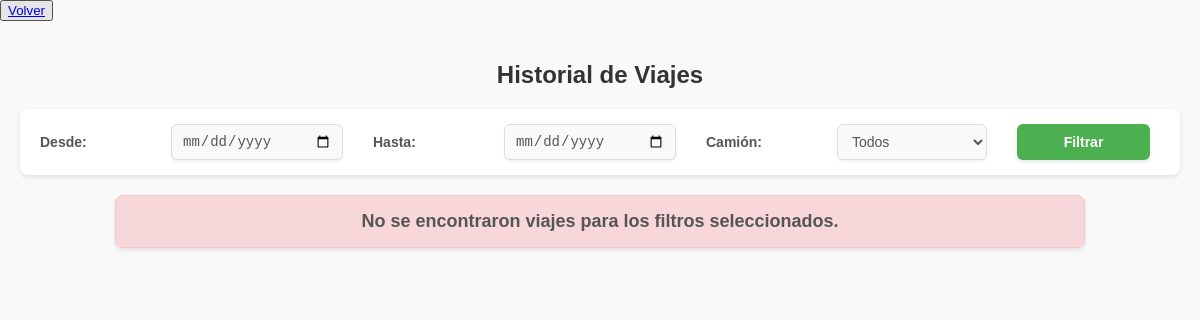
Before: /camiones/historial-viajes/ (signed in) with the older database file.
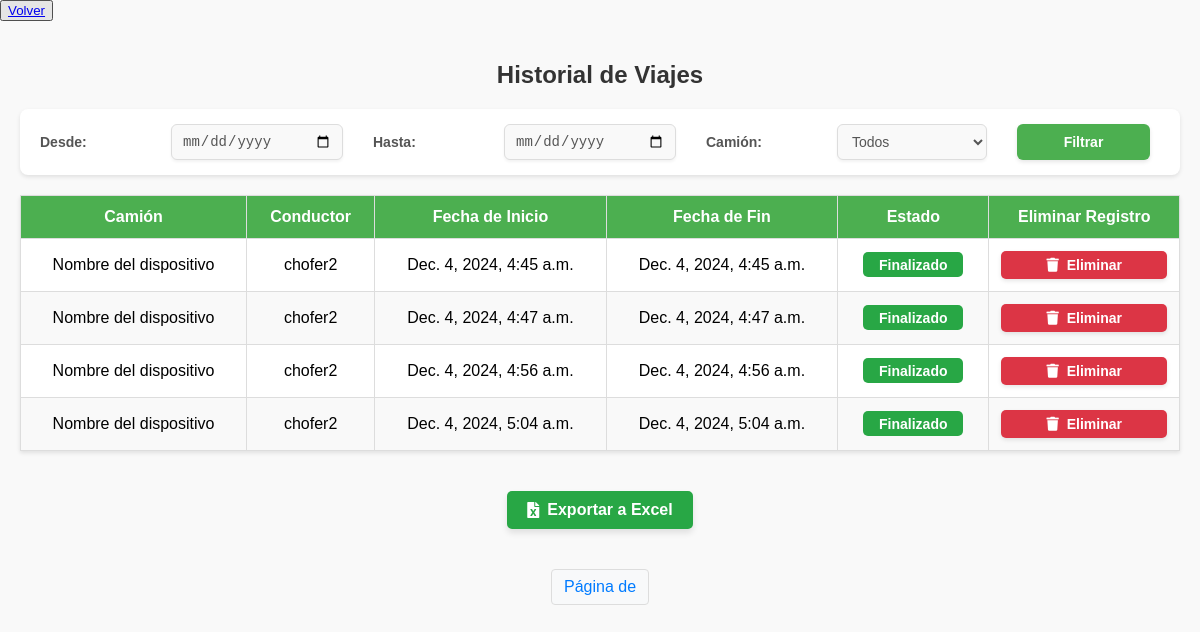
After: the same page with the newer database file.
### camiones/models.py (models this page shows, shortened)
class HistorialViaje(models.Model):
    camion = models.ForeignKey(Camion, on_delete=models.CASCADE, related_name="viajes")
    chofer = models.ForeignKey(User, on_delete=models.CASCADE, related_name="viajes")
    fecha_inicio = models.DateTimeField()
    fecha_fin = models.DateTimeField(null=True, blank=True)
    ruta = models.TextField(null=True, blank=True)  # JSON con la ruta del viaje
    estado = models.CharField(max_length=50, default="En curso")
    latitud_inicial = models.FloatField(null=True, blank=True)
    longitud_inicial = models.FloatField(null=True, blank=True)
    latitud_final = models.FloatField(null=True, blank=True)
    longitud_final = models.FloatField(null=True, blank=True)
    duracion_total = models.DurationField(null=True, blank=True)

class Camion(models.Model):
    nombre = models.CharField(max_length=100)
    patente = models.CharField(max_length=20, null=True, blank=True)
    marca = models.CharField(max_length=100, null=True, blank=True)
    modelo = models.CharField(max_length=100, null=True, blank=True)
    año = models.IntegerField(null=True, blank=True)
    color = models.CharField(max_length=50, null=True, blank=True)
    latitud = models.FloatField(null=True)
    longitud = models.FloatField(null=True)
    ultima_actualizacion = models.DateTimeField(auto_now=True)
    choferes_asignados = models.ManyToManyField(User, through='AsignacionChofer')

### camiones/views.py (the view)
# urls.py: path('historial-viajes/', views.historial_viajes, name='historial_viajes'),
@login_required
def historial_viajes(request):
    historial = HistorialViaje.objects.all()
    if not request.user.is_staff:  # Mostrar solo viajes del chofer
        historial = historial.filter(chofer=request.user)
    fecha_inicio = request.GET.get('fecha_inicio')
    fecha_fin = request.GET.get('fecha_fin')
    camion_id = request.GET.get('camion_id')
    if fecha_inicio:
        historial = historial.filter(fecha_inicio__gte=fecha_inicio)
    if fecha_fin:
        historial = historial.filter(fecha_fin__lte=fecha_fin)
    if camion_id:
        historial = historial.filter(camion_id=camion_id)
    return render(request, 'historial_viajes.html', {'historial': historial})

### camiones/templates/historial_viajes.html (shortened to what this page needs)
{% load static %}
<!DOCTYPE html>
<html lang="es">
<head>
    <link href="https://cdnjs.cloudflare.com/ajax/libs/font-awesome/5.15.4/css/all.min.css" rel="stylesheet">
    <link rel="stylesheet" href="{% static 'css/historial_menu.css' %}">
    <link rel="stylesheet" href="{% static 'css/historial.css' %}">
</head>
<body>
    <button><a href="{% url 'mostrar_mapa' %}">Volver</a></button>
    <div class="container">
        <h2>Historial de Viajes</h2>
        <form method="GET" action="">
            <label for="fecha_inicio">Desde:</label>
            <input type="date" name="fecha_inicio" id="fecha_inicio">
            <label for="fecha_fin">Hasta:</label>
            <input type="date" name="fecha_fin" id="fecha_fin">
            <label for="camion_id">Camión:</label>
            <select name="camion_id" id="camion_id">
                <option value="">Todos</option>
            </select>
            <button type="submit">Filtrar</button>
        </form>
        {% if historial %}
        <table>
            <thead>
                <tr>
                    <th>Camión</th>
                    <th>Conductor</th>
                    <th>Fecha de Inicio</th>
                    <th>Fecha de Fin</th>
                    <th>Estado</th>
                    <th>Eliminar Registro</th>
                </tr>
            </thead>
            <tbody>
                {% for viaje in historial %}
                <tr>
                    <td>{{ viaje.camion.nombre }}</td>
                    <td>{{ viaje.chofer.username }}</td>
                    <td>{{ viaje.fecha_inicio }}</td>
                    <td>{{ viaje.fecha_fin|default:"En curso" }}</td>
                    <td>
                        {% if viaje.estado == "Finalizado" %}
                        <span class="estado-finalizado">Finalizado</span>
                        {% else %}
                        <span class="estado-en-curso">En curso</span>
                        {% endif %}
                    </td>
                    <td>
                        <form action="{% url 'eliminar_viaje' viaje.id %}" method="post">
                            <button type="submit" class="btn-danger">
                                <i class="fas fa-trash"></i> Eliminar
                            </button>
                        </form>
                    </td>
                </tr>
                {% endfor %}
            </tbody>
        </table>
        <div class="exportar-container">
            <a href="{% url 'exportar_historial' %}" class="btn-exportar-excel">
                <i class="fas fa-file-excel"></i> Exportar a Excel
            </a>
        </div>
        <div class="pagination">
            <span class="current">Página {{ page_obj.number }} de {{ page_obj.paginator.num_pages }}</span>
        </div>
        {% else %}
        <p class="no-results">No se encontraron viajes para los filtros seleccionados.</p>
        {% endif %}
    </div>
</body>
</html>

### camiones/static/css/historial_menu.css (style rules this page uses)
body, html { margin: 0; padding: 0; height: 100%; font-family: 'Roboto', sans-serif; background-color: #f4f4f4; }

### camiones/static/css/historial.css (style rules this page uses)
body { font-family: Arial, sans-serif; margin: 0; padding: 0; background-color: #f9f9f9; }
.container { max-width: 1200px; margin: 0 auto; padding: 20px; }
h2 { text-align: center; color: #333; }
form { display: flex; justify-content: space-between; align-items: center; margin-bottom: 20px; background-color: #fff; padding: 15px; border-radius: 8px; box-shadow: 0 2px 4px rgba(0, 0, 0, 0.1); }
form label { margin-right: 10px; font-weight: bold; }
form input, form select, form button { padding: 8px; margin-right: 10px; border: 1px solid #ddd; border-radius: 4px; }
form button { background-color: #4CAF50; color: white; border: none; cursor: pointer; transition: background-color 0.3s; }
table { width: 100%; border-collapse: collapse; background-color: #fff; box-shadow: 0 2px 4px rgba(0, 0, 0, 0.1); }
table th, table td { padding: 12px; border: 1px solid #ddd; text-align: center; vertical-align: middle; }
table th { background-color: #4CAF50; color: white; }
table tr:nth-child(even) { background-color: #f9f9f9; }
.estado-finalizado, .estado-en-curso { display: inline-flex; justify-content: center; align-items: center; width: 100px; height: 25px; padding: 0; border-radius: 5px; font-size: 14px; font-weight: bold; text-align: center; color: white; box-sizing: border-box; }
.estado-finalizado { background-color: #28a745; }
.exportar-container { text-align: center; margin: 20px 0; }
.btn-exportar-excel { display: inline-flex; align-items: center; justify-content: center; background-color: #28a745; color: white; font-size: 16px; font-weight: bold; padding: 10px 20px; border: none; border-radius: 5px; text-decoration: none; box-shadow: 0 4px 6px rgba(0, 0, 0, 0.1); transition: background-color 0.3s ease, transform 0.2s ease; margin: 20px auto; }
.btn-exportar-excel i { margin-right: 8px; }
table td .btn-danger { display: inline-flex; justify-content: center; align-items: center; padding: 6px 12px; margin: auto; border: none; border-radius: 5px; background-color: #dc3545; color: white; font-size: 14px; font-weight: bold; cursor: pointer; transition: background-color 0.3s ease, transform 0.2s ease; width: fit-content; }
table td .btn-danger i { margin-right: 8px; }
table td { text-align: center; vertical-align: middle; padding: 12px; background-color: transparent; }
table td form { display: flex; justify-content: center; align-items: center; margin: 0; padding: 0; background: none; box-shadow: none; }
.pagination { display: flex; justify-content: center; margin: 20px 0; }
.pagination a, .pagination span { margin: 0 5px; padding: 8px 12px; background-color: #f8f9fa; border: 1px solid #ddd; border-radius: 4px; text-decoration: none; color: #007bff; }
form { display: flex; justify-content: flex-start; align-items: center; margin-bottom: 20px; background-color: #ffffff; padding: 15px 20px; border-radius: 8px; box-shadow: 0 2px 4px rgba(0, 0, 0, 0.1); gap: 20px; }
form label { font-weight: bold; font-size: 14px; color: #555; white-space: nowrap; margin-right: 8px; }
form input[type="date"], form select { padding: 8px 10px; font-size: 14px; border: 1px solid #ddd; border-radius: 6px; background-color: #f9f9f9; color: #555; transition: border-color 0.3s ease, box-shadow 0.3s ease; outline: none; box-shadow: 0 2px 3px rgba(0, 0, 0, 0.05); min-width: 150px; }
form button { padding: 10px 15px; background-color: #4CAF50; color: white; font-size: 14px; font-weight: bold; border: none; border-radius: 6px; cursor: pointer; transition: background-color 0.3s ease, transform 0.2s ease; box-shadow: 0 2px 4px rgba(0, 0, 0, 0.1); }
form > * { flex: 1; max-width: 250px; }

Changed rows visible on the page:
added HistorialViaje: camion.nombre "Nombre del dispositivo", chofer.username "chofer2", fecha_inicio "Dec. 4, 2024, 4:45 a.m.", fecha_fin "Dec. 4, 2024, 4:45 a.m.", estado "Finalizado"
added HistorialViaje: camion.nombre "Nombre del dispositivo", chofer.username "chofer2", fecha_inicio "Dec. 4, 2024, 4:47 a.m.", fecha_fin "Dec. 4, 2024, 4:47 a.m.", estado "Finalizado"
added HistorialViaje: camion.nombre "Nombre del dispositivo", chofer.username "chofer2", fecha_inicio "Dec. 4, 2024, 4:56 a.m.", fecha_fin "Dec. 4, 2024, 4:56 a.m.", estado "Finalizado"
added HistorialViaje: camion.nombre "Nombre del dispositivo", chofer.username "chofer2", fecha_inicio "Dec. 4, 2024, 5:04 a.m.", fecha_fin "Dec. 4, 2024, 5:04 a.m.", estado "Finalizado"
Other visible differences:
text no longer shown: "No se encontraron viajes para los filtros seleccionados."
text now shown: "Camión Conductor Fecha de Inicio Fecha de Fin Estado Eliminar Registro Exportar a Excel Página de"
